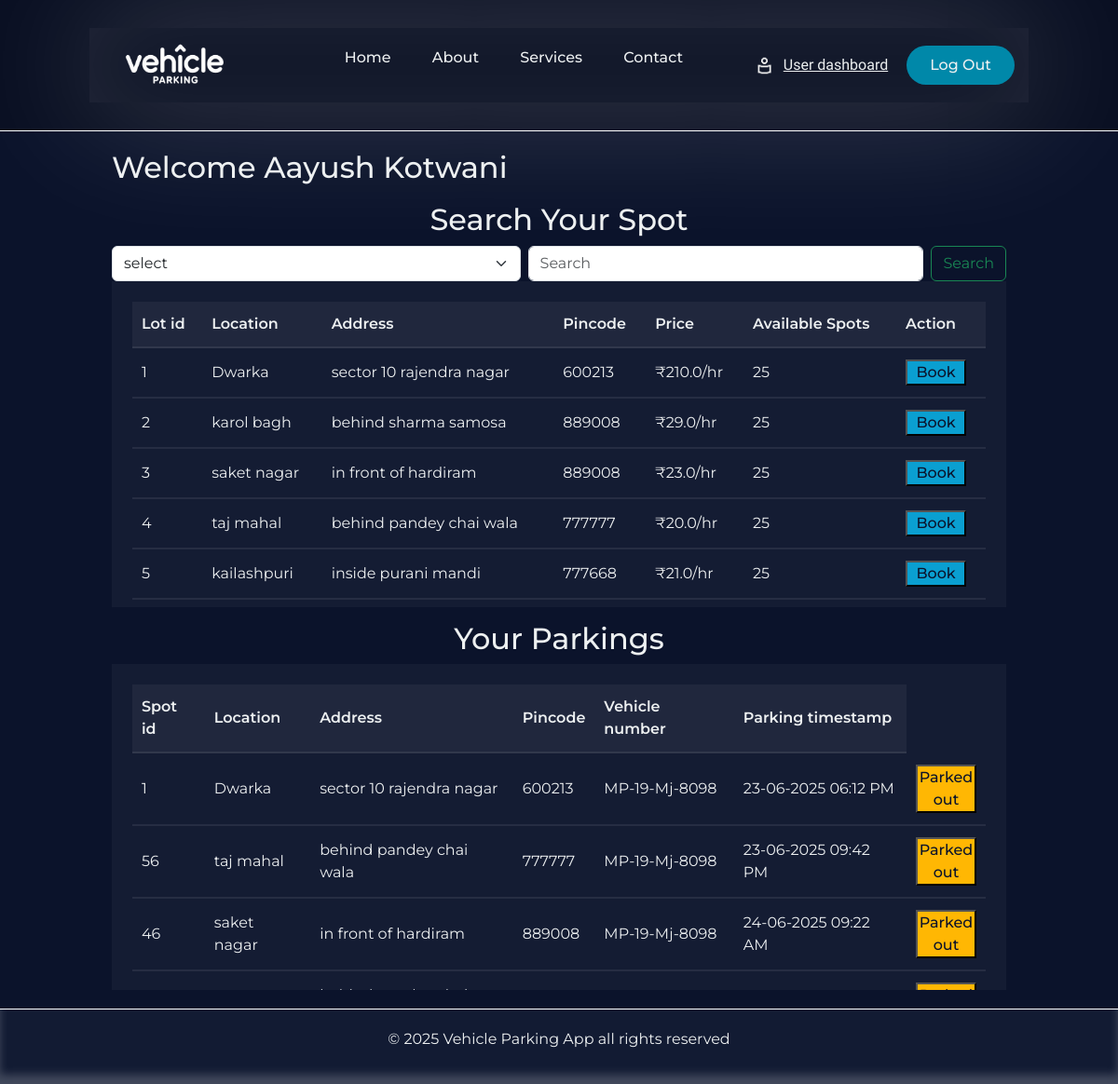
/home/1, run on the app's committed database.
### Application/models.py (models this page shows)
class User(db.Model):
    __tablename__='user'
    id=db.Column(db.Integer,primary_key=True)
    name=db.Column(db.String(80),nullable=False)
    email=db.Column(db.String(150),unique=True,nullable=False)
    password=db.Column(db.String(512),nullable=False)
    address=db.Column(db.String(250),nullable=False)
    pincode=db.Column(db.String(6),nullable=False)
    role=db.Column(db.String(10),default='user',nullable=False)
    record=db.relationship('Parkingrecords',backref='user',lazy=True)

class Parkinglot(db.Model):
    __tablename__='parking_lot'
    id=db.Column(db.Integer,primary_key=True)
    prime_location_name=db.Column(db.String(80),nullable=False)
    price=db.Column(db.Float,nullable=False)
    address=db.Column(db.String(250),nullable=False)
    pincode=db.Column(db.String(6),nullable=False)
    maximum_spots=db.Column(db.Integer,nullable=False)
    is_active=db.Column(db.Boolean,default=True,nullable=False)
    spots=db.relationship('Parkingspots',backref='lot',lazy=True)

class Parkingrecords(db.Model):
    __tablename__='parking_records'
    id=db.Column(db.Integer,primary_key=True)
    spot_id=db.Column(db.Integer,db.ForeignKey('parking_spots.id'),nullable=False)
    user_id=db.Column(db.Integer,db.ForeignKey('user.id'),nullable=False)
    vehicle_number=db.Column(db.String(18),nullable=False)
    parking_timestamp=db.Column(db.DateTime,nullable=False)
    leaving_timestamp=db.Column(db.DateTime,nullable=True)
    parking_cost=db.Column(db.Float,nullable=True)
    status=db.Column(db.String(12),nullable=False,default='reserved') # reserved and released

### Application/controllers.py (the view)
@app.route('/home/<int:user_id>',methods=['GET','POST'])
def user_dash(user_id):
    user_details=User.query.filter_by(role='user',id=user_id).first()
    parking_records=Parkingrecords.query.filter_by(user_id=user_details.id).all()
    if request.method=='POST':
        key=request.form.get('key')
        search_value=request.form.get('search_value')
        if key=='pincode':
            parking_lot_details=Parkinglot.query.filter_by(is_active=True,pincode=search_value).all()
        else:
            parking_lot_details=Parkinglot.query.filter_by(is_active=True,prime_location_name=search_value).all()
        return render_template('user_dashboard.html',user_details=user_details,parking_lot_details=parking_lot_details,parking_records=parking_records)
    else:
        parking_lot_details=Parkinglot.query.filter_by(is_active=True).all()
        return render_template('user_dashboard.html',user_details=user_details,parking_lot_details=parking_lot_details,parking_records=parking_records)

### templates/user_dashboard.html (shortened to what this page needs)
{% extends 'user_base.html' %}
{% block content %}
        <div class="parkinglot-table-heading-container">
                    <h2>Welcome {{ user_details.name }}</h2>
                </div>
        <div class="parkinglot-table-heading-container-user">
                    <h2>Search Your Spot</h2>
                </div>
                <form class="d-flex" action="{{ url_for('user_dash',user_id=user_details.id) }}" method="POST">
                  <select class="form-select me-2" aria-label="Default select example" name="key" required>
                    <option selected>select</option>
                  </select>
                  <input class="form-control me-2" type="text" name="search_value" placeholder="Search" aria-label="Search" required>
                  <input class="btn btn-outline-success" type="submit" value="Search">
                </form>
        <div class="parkinglot-table-container">
                  <table class="parkinglot-table">
                        <thead>
                          <tr>
                              <th>Lot id</th>
                              <th>Location</th>
                              <th>Address</th>
                              <th>Pincode</th>
                              <th>Price</th>
                              <th>Available Spots</th>
                              <th>Action</th>
                          </tr>
                        </thead>
                        <tbody>
                         {% for lot in parking_lot_details %}
                        <tr>
                            <td>{{lot.id}}
                            <td>{{lot.prime_location_name}}</td>
                            <td>{{lot.address}}</td>
                            <td>{{lot.pincode}}</td>
                            <td>₹{{lot.price}}/hr</td>
                            <td>25</td>
                            <td class="parking-lot-table-buttons">
                                 <a href="/book-parking-spot/{{user_details.id}}/{{lot.id}}"><button class="book-button">Book</button></a>
                            </td>
                        </tr>
                        {% endfor %}
                    </tbody>
                  </table>
                </div>
                <div class="parkinglot-table-heading-container-user-parkings">
                    <h2>Your Parkings</h2>
                </div>
              <div class="parkinglot-table-container">
                <table class="parkinglot-table">
                        <thead>
                          <tr>
                              <th>Spot id</th>
                              <th>Location</th>
                              <th>Address</th>
                              <th>Pincode</th>
                              <th>Vehicle number</th>
                              <th>Parking timestamp</th>
                          </tr>
                        </thead>
                        <tbody>
                        {% for records in parking_records %}
                            {% if records.status=='released' %}
                              <tr>
                                  <td>{{records.spot_id}}
                                  <td>{{records.spot.lot.prime_location_name}}</td>
                                  <td>{{records.spot.lot.address}}</td>
                                  <td>{{records.spot.lot.pincode}}</td>
                                  <td>{{records.vehicle_number}}</td>
                                  <td>{{records.parking_timestamp.strftime("%d-%m-%Y %I:%M %p")}}</td>
                                  <td class="parking-lot-table-buttons">
                                        <a href=><button class="parked-out-button">Parked out</button></a>
                                  </td>
                                </tr>
                            {% endif %}
                        {% endfor %}
                    </tbody>
                  </table>
                </div>
{% endblock %}

### static/style.css (style rules this page uses)
* { box-sizing: border-box; margin: 0; padding: 0; font-family: "Montserrat",sans-serif; }
html,body { height: 100%; background-color: #0b132b; color: #edf0f1; }
li,a,button { font-weight: 500; font-size: 16px; color: inherit; text-decoration: none; }
.parkinglot-table-heading-container { margin-bottom: 10px; display: flex; justify-content: space-between; }
.parkinglot-table-heading-container-user { display: flex; justify-content: center; }
.parkinglot-table-heading-container-user-parkings { display: flex; justify-content: center; margin-top: 15px; }
.parkinglot-table-container { padding: 22px; width: 100%; background-color: rgba(255, 255, 255, 0.040); border: #f7f7f7; overflow-y: auto; max-height: 350px; }
.parkinglot-table { width: 100%; border-radius: 30px; border-collapse: separate; border-spacing: 0px; }
.parkinglot-table th, .parkinglot-table td { padding: 12px 10px; border-bottom: 2px solid rgba(255, 255, 255, 0.080);; }
.parkinglot-table th { text-align: left; background-color: rgba(255, 255, 255, 0.05); font-weight: 600; }
.parkinglot-table td { text-align: left; }
.parking-lot-table-buttons button { color: #0b132b; width: 65px; cursor: pointer; transition: all 0.3s ease 0s; }
.parking-lot-table-buttons .edit-button,.parking-lot-table-buttons .parked-out-button { background-color: #ffb703; }
.parking-lot-table-buttons .book-button { background-color: #0a9fd1; }

### data on the page
User: name "Aayush Kotwani"
Parkinglot: id "1", prime_location_name "Dwarka", address "sector 10 rajendra nagar", pincode "600213", price "210.0"
Parkinglot: id "2", prime_location_name "karol bagh", address "behind sharma samosa", pincode "889008", price "29.0"
Parkinglot: id "3", prime_location_name "saket nagar", address "in front of hardiram", pincode "889008", price "23.0"
Parkinglot: id "4", prime_location_name "taj mahal", address "behind pandey chai wala", pincode "777777", price "20.0"
Parkinglot: id "5", prime_location_name "kailashpuri", address "inside purani mandi", pincode "777668", price "21.0"
Parkingrecords: spot_id "1", spot.lot.prime_location_name "Dwarka", spot.lot.address "sector 10 rajendra nagar", spot.lot.pincode "600213", vehicle_number "MP-19-Mj-8098", parking_timestamp "23-06-2025 06:12 PM"
Parkingrecords: spot_id "56", spot.lot.prime_location_name "taj mahal", spot.lot.address "behind pandey chai wala", spot.lot.pincode "777777", vehicle_number "MP-19-Mj-8098", parking_timestamp "23-06-2025 09:42 PM"
Parkingrecords: spot_id "46", spot.lot.prime_location_name "saket nagar", spot.lot.address "in front of hardiram", spot.lot.pincode "889008", vehicle_number "MP-19-Mj-8098", parking_timestamp "24-06-2025 09:22 AM"
